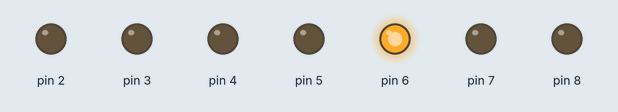
Bench run of a sketch on a simulated Arduino Uno, built with avr-gcc and run on an emulated ATmega328P. Parts: output pins drawn as LEDs (lit = HIGH).

Above: at 0.7 s.
At 2.2 s:
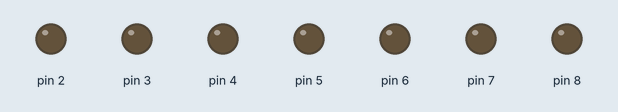
At 3.7 s:
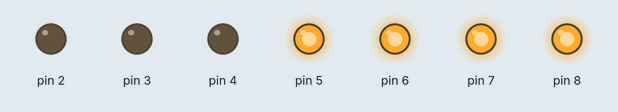
At 8.2 s:
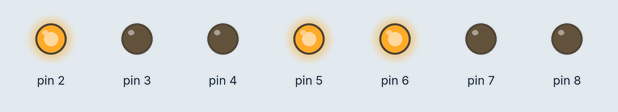
At 11.2 s:
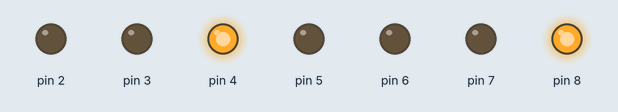
At 15.7 s:
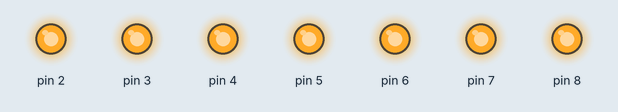
Timing chart, 0 to 19.0 s (numbered marks = the images above):
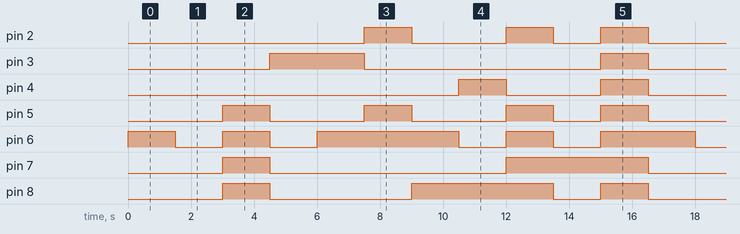

Measured:
- by itself, pin 2: LOW → HIGH at 7.5 s, → LOW 1.5 s later, → HIGH 3.0 s later, → LOW 1.5 s later, … (12 changes in this stretch)
- by itself, pin 3: LOW → HIGH at 4.5 s, → LOW 3.0 s later, → HIGH 7.5 s later, → LOW 1.5 s later, … (9 changes in this stretch)
- by itself, pin 4: LOW → HIGH at 10.5 s, → LOW 1.5 s later, → HIGH 3.0 s later, → LOW 1.5 s later, … (8 changes in this stretch)
- by itself, pin 5: repeats every 16.5 s: 2 × (LOW 3.0 s, HIGH 1.5 s), LOW 1.5 s, HIGH 1.5 s, LOW 3.0 s, HIGH 1.5 s
- by itself, pin 6: repeats every 16.5 s: HIGH 1.5 s, LOW 1.5 s, HIGH 4.5 s, LOW 1.5 s, HIGH 1.5 s, LOW 1.5 s, HIGH 3.0 s, LOW 1.5 s
- by itself, pin 7: repeats every 16.5 s: LOW 7.5 s, HIGH 4.5 s, LOW 3.0 s, HIGH 1.5 s
- by itself, pin 8: repeats every 16.5 s: LOW 4.5 s, HIGH 4.5 s, LOW 1.5 s, HIGH 1.5 s, LOW 3.0 s, HIGH 1.5 s

The sketch:

7segment-led-countdown.ino
```cpp
const int numbers[10][7] = { { 0,0,0,0,0,1,0 },    // 0
                             { 1,0,0,1,1,1,1 },    // 1
                             { 0,0,1,0,0,0,1 },    // 2
                             { 0,0,0,0,1,0,1 },    // 3
                             { 1,0,0,1,1,0,0 },    // 4
                             { 0,1,0,0,1,0,0 },    // 5
                             { 0,1,0,0,0,0,0 },    // 6
                             { 0,0,0,1,1,1,1 },    // 7
                             { 0,0,0,0,0,0,0 },    // 8
                             { 0,0,0,0,1,0,0 } };  // 9

void setup() {
  for (int i = 2; i < 9; i++) {
    pinMode(i, OUTPUT);
    digitalWrite(i, HIGH);
  }
}

void loop() {
  // Show a countdown 9 to 0
  for (int i = 9; i >= 0; i--) {
    writeNum(i);
    delay(1500);
  }

  // Turn off the LEDs
  for (int i = 2; i < 9; i++) {
    digitalWrite(i, HIGH);
  }
  delay(1500);
}

void writeNum(int num) {
  for (int i = 2; i < 9; i++) {
    digitalWrite(i, numbers[num][i-2]);
  }
}
```
